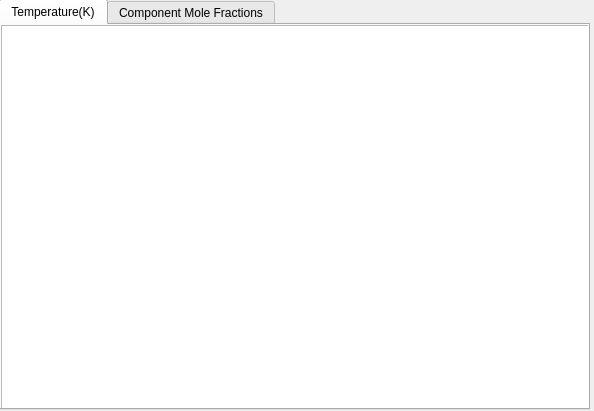
<?xml version="1.0" encoding="UTF-8"?>
<ui version="4.0">
 <class>DistillationColumnStagewiseResults</class>
 <widget class="QWidget" name="DistillationColumnStagewiseResults">
  <property name="geometry">
   <rect>
    <x>0</x>
    <y>0</y>
    <width>594</width>
    <height>411</height>
   </rect>
  </property>
  <property name="windowTitle">
   <string>Form</string>
  </property>
  <widget class="QTabWidget" name="tabWidget">
   <property name="geometry">
    <rect>
     <x>-1</x>
     <y>-1</y>
     <width>591</width>
     <height>411</height>
    </rect>
   </property>
   <property name="currentIndex">
    <number>0</number>
   </property>
   <widget class="QWidget" name="T">
    <attribute name="title">
     <string>Temperature(K)</string>
    </attribute>
    <widget class="QTableWidget" name="T_table">
     <property name="geometry">
      <rect>
       <x>0</x>
       <y>0</y>
       <width>591</width>
       <height>391</height>
      </rect>
     </property>
     <property name="sizeAdjustPolicy">
      <enum>QAbstractScrollArea::AdjustToContents</enum>
     </property>
    </widget>
   </widget>
   <widget class="QWidget" name="x_pc">
    <attribute name="title">
     <string>Component Mole Fractions</string>
    </attribute>
    <widget class="QTableWidget" name="x_pc_table">
     <property name="geometry">
      <rect>
       <x>0</x>
       <y>0</y>
       <width>591</width>
       <height>391</height>
      </rect>
     </property>
     <property name="sizeAdjustPolicy">
      <enum>QAbstractScrollArea::AdjustToContentsOnFirstShow</enum>
     </property>
    </widget>
   </widget>
  </widget>
 </widget>
 <resources/>
 <connections/>
</ui>
